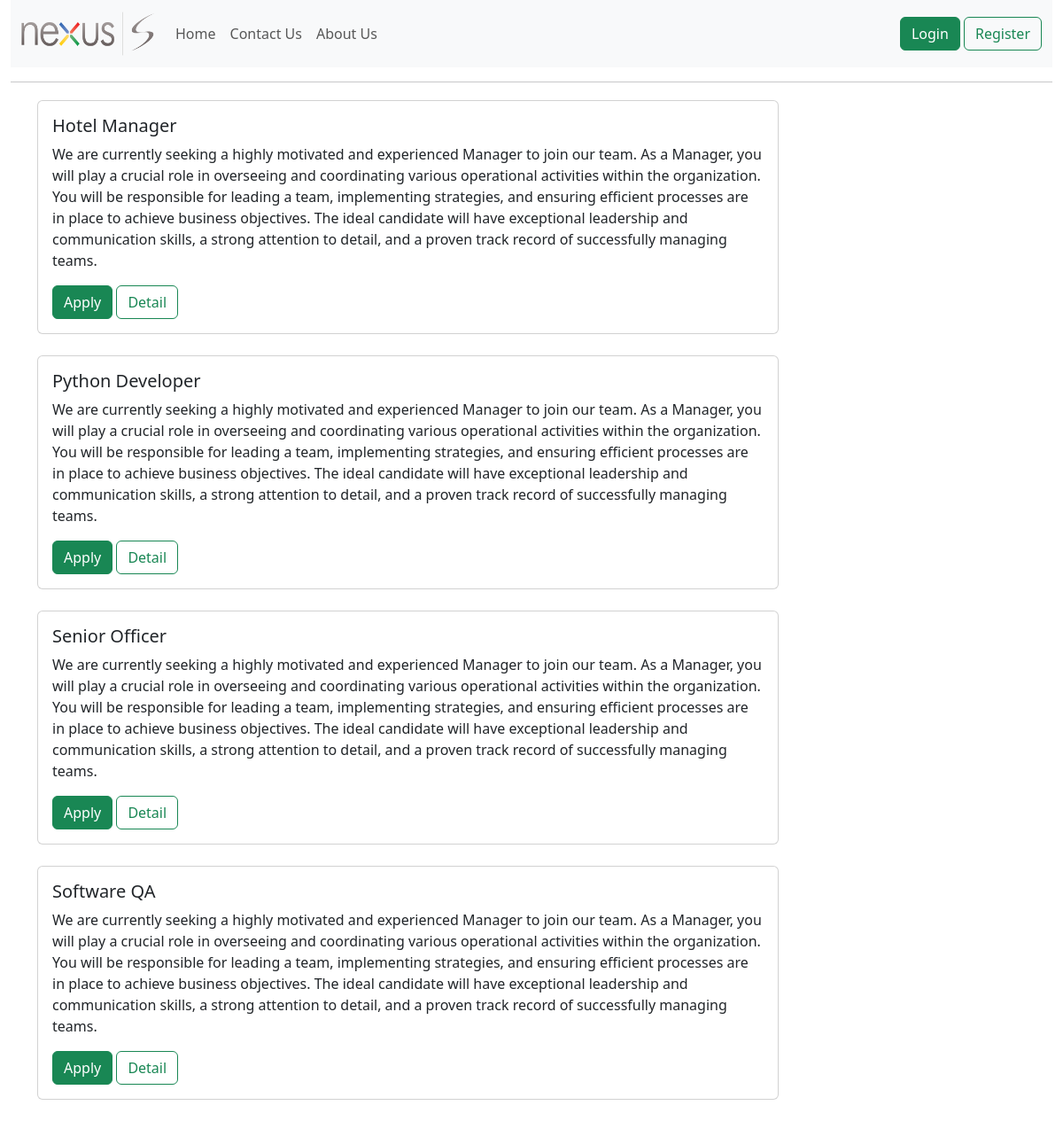
The page / on the database its author committed.
### core/models.py (models this page shows, shortened)
class Job(BaseModel):
    title = models.CharField(max_length=50)
    description = models.TextField(max_length=1000)
    category = models.ForeignKey(Category, on_delete=models.CASCADE)
    application_deadline = models.DateField()
    is_active = models.BooleanField(default=False)

### core/views.py (the view)
# urls.py: path('', HomeView.as_view(), name="home")
class HomeView(ListView):
    template_name = 'core/home.html'
    queryset = Job.objects.all()
    context_object_name = 'jobs'

### templates/core/home.html
{% extends 'layouts/base.html' %}
{% block content %}
    {% for job in jobs %}
        <div class="card w-75">
            <div class="card-body">
                <h5 class="card-title">{{ job.title }}</h5>
                <p class="card-text">{{ job.description }}</p>
                {% if request.user.is_authenticated %}
                    <a href="#" class="btn btn-success">Apply</a>
                {% else %}
                    <a onclick="login_required()" class="btn btn-success">Apply</a>
                {% endif %}
                <a href="#" class="btn btn-outline-success">Detail</a>
            </div>
        </div><br>
    {% endfor %}
{% endblock %}

### rows shown on the page
Job: title "Hotel Manager", description "We are currently seeking a highly motivated and experienced Manager to join our team. As a Manager, you will play a crucial role in overseeing and coordinating various operational activities within the organization. You will be responsible for leading a team, implementing strategies, and ensuring efficient processes are in place to achieve business objectives. The ideal candidate will have exceptional leadership and communication skills, a strong attention to detail, and a proven track record of successfully managing teams."
Job: title "Python Developer", description "We are currently seeking a highly motivated and experienced Manager to join our team. As a Manager, you will play a crucial role in overseeing and coordinating various operational activities within the organization. You will be responsible for leading a team, implementing strategies, and ensuring efficient processes are in place to achieve business objectives. The ideal candidate will have exceptional leadership and communication skills, a strong attention to detail, and a proven track record of successfully managing teams."
Job: title "Senior Officer", description "We are currently seeking a highly motivated and experienced Manager to join our team. As a Manager, you will play a crucial role in overseeing and coordinating various operational activities within the organization. You will be responsible for leading a team, implementing strategies, and ensuring efficient processes are in place to achieve business objectives. The ideal candidate will have exceptional leadership and communication skills, a strong attention to detail, and a proven track record of successfully managing teams."
Job: title "Software QA", description "We are currently seeking a highly motivated and experienced Manager to join our team. As a Manager, you will play a crucial role in overseeing and coordinating various operational activities within the organization. You will be responsible for leading a team, implementing strategies, and ensuring efficient processes are in place to achieve business objectives. The ideal candidate will have exceptional leadership and communication skills, a strong attention to detail, and a proven track record of successfully managing teams."
